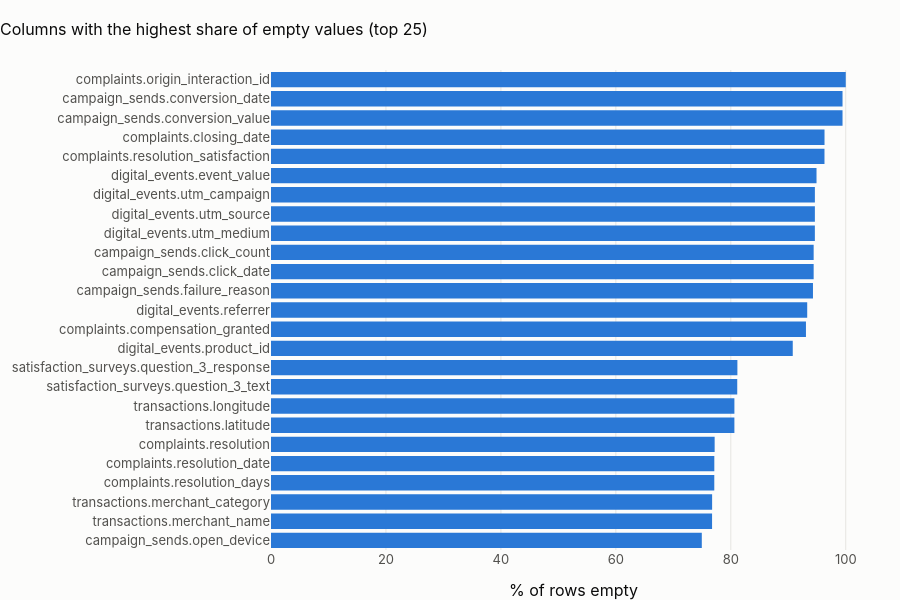

The code cell stored with this chart in its notebook:
### Code cell
fig = px.bar(
    empty.head(25),
    x="empty_pct",
    y=empty.head(25)["table_name"] + "." + empty.head(25)["column_name"],
    orientation="h",
    title="Columns with the highest share of empty values (top 25)",
)
fig.update_layout(
    height=600, yaxis_title=None, xaxis_title="% of rows empty", yaxis=dict(autorange="reversed")
)
fig.show()

### Figure 1 — Plotly figure (JSON) as saved in the notebook; plotly's stock layout.template omitted (floating-point values rounded to 4 significant figures)
{"data": [{"hovertemplate": "empty_pct=%{x}<br>y=%{y}<extra></extra>", "legendgroup": "", "marker": {"color": "#2a78d6", "pattern": {"shape": ""}}, "name": "", "orientation": "h", "showlegend": false, "textposition": "auto", "type": "bar", "x": [100.0, 99.44, 99.44, 96.31, 96.3, 94.91, 94.63, 94.63, 94.63, 94.42, 94.42, 94.3, 93.29, 93.08, 90.78, 81.15, 81.12, 80.63, 80.62, 77.19, 77.13, 77.13, 76.75, 76.74, 74.95], "xaxis": "x", "y": ["complaints.origin_interaction_id", "campaign_sends.conversion_date", "campaign_sends.conversion_value", "complaints.closing_date", "complaints.resolution_satisfaction", "digital_events.event_value", "digital_events.utm_campaign", "digital_events.utm_source", "digital_events.utm_medium", "campaign_sends.click_count", "campaign_sends.click_date", "campaign_sends.failure_reason", "digital_events.referrer", "complaints.compensation_granted", "digital_events.product_id", "satisfaction_surveys.question_3_response", "satisfaction_surveys.question_3_text", "transactions.longitude", "transactions.latitude", "complaints.resolution", "complaints.resolution_date", "complaints.resolution_days", "transactions.merchant_category", "transactions.merchant_name", "campaign_sends.open_device"], "yaxis": "y"}], "layout": {"barmode": "relative", "height": 600, "legend": {"tracegroupgap": 0}, "title": {"text": "Columns with the highest share of empty values (top 25)"}, "xaxis": {"anchor": "y", "domain": [0.0, 1.0], "title": {"text": "% of rows empty"}}, "yaxis": {"anchor": "x", "autorange": "reversed", "domain": [0.0, 1.0], "title": {}}}}
